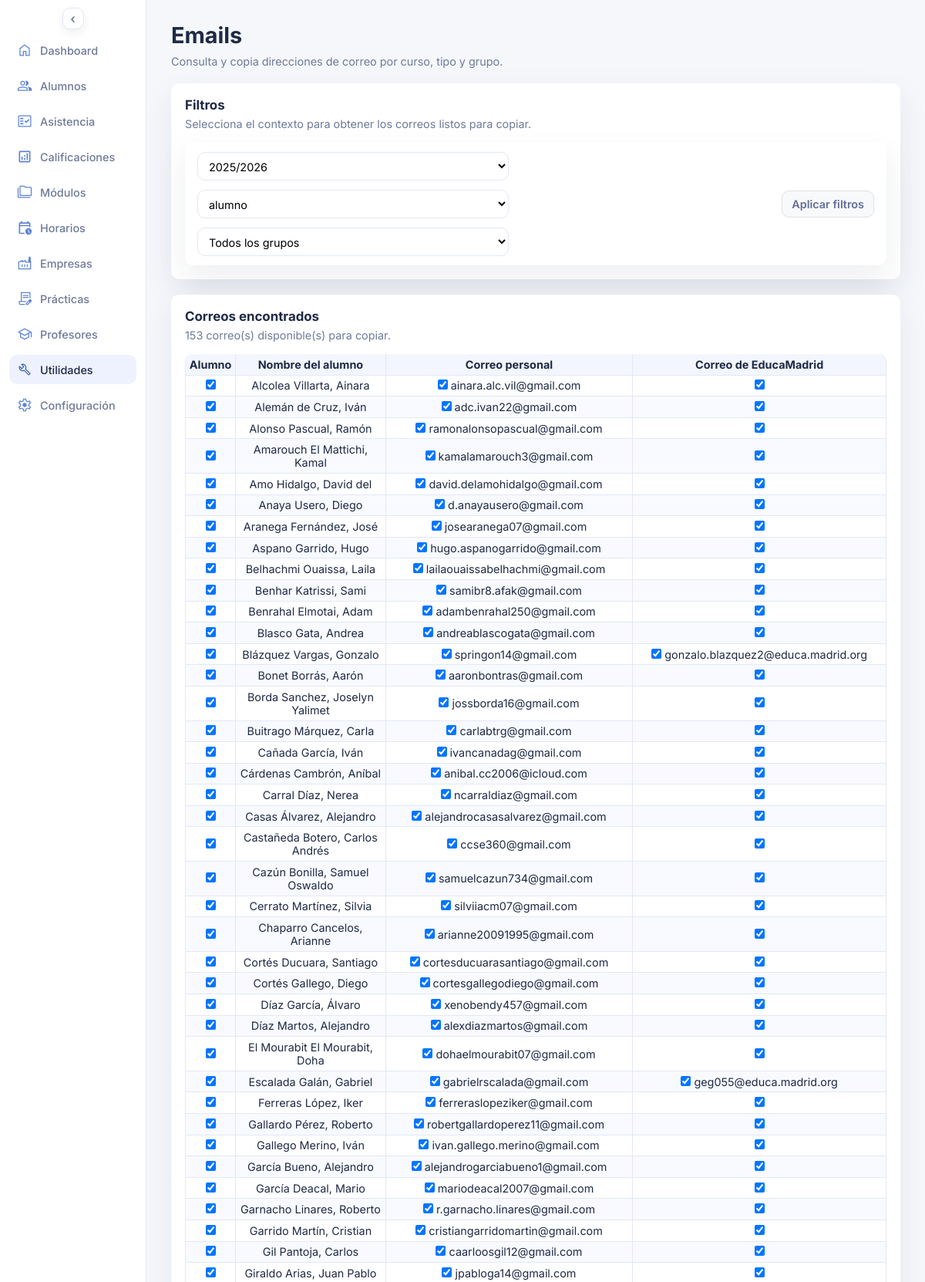
Screenshot of /emails.php (upper part) with the database file from the repository.
### tables this page shows
CREATE TABLE `alumnos` (
  `id_alumno` int(10) UNSIGNED NOT NULL,
  `nia` varchar(20) DEFAULT NULL,
  `dni` varchar(20) DEFAULT NULL,
  `seg_soc` varchar(20) DEFAULT NULL,
  `apellido1` varchar(60) NOT NULL,
  `apellido2` varchar(60) DEFAULT NULL,
  `nombre` varchar(60) NOT NULL,
  `fecha_nacimiento` date DEFAULT NULL,
  `horas_ffe_aprobadas` smallint(5) UNSIGNED DEFAULT NULL,
  `id_provincia` int(10) UNSIGNED DEFAULT NULL,
  `id_localidad` int(10) UNSIGNED DEFAULT NULL,
  `cp` varchar(10) DEFAULT NULL,
  `repite_curso` tinyint(1) DEFAULT 0,
  `nombre_tutor1` varchar(60) DEFAULT NULL,
  `telefono_tutor1` varchar(20) DEFAULT NULL,
  `correo_tutor1` varchar(150) DEFAULT NULL,
  `nombre_tutor2` varchar(60) DEFAULT NULL,
  `telefono_tutor2` varchar(20) DEFAULT NULL,
  `correo_tutor2` varchar(150) DEFAULT NULL,
  `faltas_10_dia` date DEFAULT NULL,
  `faltas_10_cantidad` smallint(5) UNSIGNED NOT NULL DEFAULT 0,
  `faltas_15_dia` date DEFAULT NULL,
  `faltas_15_cantidad` smallint(5) UNSIGNED NOT NULL DEFAULT 0,
  `comentarios` text DEFAULT NULL
);

### emails.php (the view, shortened to what this page needs)
<?php
$pdo = db();
$cursos_stmt = $pdo->query('SELECT id_curso_escolar, curso_escolar, activo FROM cursos_escolares ORDER BY activo DESC, id_curso_escolar DESC');
$cursos_escolares = $cursos_stmt->fetchAll(PDO::FETCH_ASSOC);
$curso_activo_id = 0;
foreach ($cursos_escolares as $curso_item) {
  if ((int) ($curso_item['activo'] ?? 0) === 1) {
    $curso_activo_id = (int) $curso_item['id_curso_escolar'];
    break;
  }
}
$curso_escolar_id = isset($_GET['id_curso_escolar']) && ctype_digit((string) $_GET['id_curso_escolar'])
  ? (int) $_GET['id_curso_escolar']
  : $curso_activo_id;
$tipo = (string) ($_GET['tipo'] ?? 'alumno');
$emails = [];
$alumnos = [];
if ($tipo === 'alumno') {
  $sql_alumnos =
    'SELECT
      a.id_alumno,
      a.apellido1,
      a.apellido2,
      a.nombre,
      MIN(CASE
        WHEN TRIM(COALESCE(c.etiqueta, "")) = "Personal" THEN TRIM(COALESCE(c.direccion_correo, ""))
        ELSE NULL
      END) AS correo_personal,
      MIN(CASE
        WHEN TRIM(COALESCE(c.etiqueta, "")) = "EducaMadrid" THEN TRIM(COALESCE(c.direccion_correo, ""))
        ELSE NULL
      END) AS correo_educamadrid
     FROM alumno_curso ac
     INNER JOIN alumnos a ON a.id_alumno = ac.id_alumno
     LEFT JOIN correos c
       ON c.id_entidad = a.id_alumno
      AND c.entidad_tipo = "alumno"
     WHERE ac.id_curso_escolar = :id_curso_escolar';
  $params_alumnos = ['id_curso_escolar' => $curso_escolar_id];
  $sql_alumnos .= '
     GROUP BY a.id_alumno, a.apellido1, a.apellido2, a.nombre
     ORDER BY a.apellido1, a.apellido2, a.nombre';
  $emails_stmt = $pdo->prepare($sql_alumnos);
  $emails_stmt->execute($params_alumnos);
  $alumnos = $emails_stmt->fetchAll(PDO::FETCH_ASSOC);
  $alumnos_seleccionados = [];
  $correos_personales_seleccionados = [];
  $correos_educamadrid_seleccionados = [];
  $seleccion_manual = isset($_GET['seleccion']) && (string) $_GET['seleccion'] === '1';
  foreach ($alumnos as $alumno_item) {
    $id_alumno_item = (int) ($alumno_item['id_alumno'] ?? 0);
    $correo_personal_item = trim((string) ($alumno_item['correo_personal'] ?? ''));
    $correo_educamadrid_item = trim((string) ($alumno_item['correo_educamadrid'] ?? ''));
    $incluir_correo_personal = $seleccion_manual
      ? in_array($id_alumno_item, $correos_personales_seleccionados, true)
      : true;
    if ($incluir_correo_personal && $correo_personal_item !== '') {
      $emails[] = $correo_personal_item;
    }
    $incluir_correo_educamadrid = $seleccion_manual
      ? in_array($id_alumno_item, $correos_educamadrid_seleccionados, true)
      : true;
    if ($incluir_correo_educamadrid && $correo_educamadrid_item !== '') {
      $emails[] = $correo_educamadrid_item;
    }
  }
}
$emails = array_values(array_unique(array_filter(array_map(static fn ($email): string => trim((string) $email), $emails), static fn (string $email): bool => $email !== '')));
?>
<!DOCTYPE html>
<html lang="es">
<head>
  <link rel="stylesheet" href="assets/styles.css">
</head>
<body>
  <div class="page">
    <?php require __DIR__ . '/includes/sidebar.php'; ?>
    <main class="content">
      <header class="header">
        <div>
          <h1>Emails</h1>
          <p class="subheading">Consulta y copia direcciones de correo por curso, tipo y grupo.</p>
        </div>
      </header>
      <section class="panel">
        <div class="panel-header">
          <h3>Filtros</h3>
          <p>Selecciona el contexto para obtener los correos listos para copiar.</p>
        </div>
        <form class="topbar" method="get">
          <div class="topbar-actions">
            <label class="calendar-select">
              <select name="id_curso_escolar">
                <?php foreach ($cursos_escolares as $curso): ?>
                  <option value="<?php echo (int) $curso['id_curso_escolar']; ?>" <?php echo (int) $curso['id_curso_escolar'] === $curso_escolar_id ? 'selected' : ''; ?>>
                    <?php echo htmlspecialchars((string) $curso['curso_escolar'], ENT_QUOTES, 'UTF-8'); ?>
                  </option>
                <?php endforeach; ?>
              </select>
            </label>
            <label class="calendar-select">
              <select name="tipo">
                <option value="alumno" <?php echo $tipo === 'alumno' ? 'selected' : ''; ?>>alumno</option>
              </select>
            </label>
            <?php if ($tipo === 'alumno'): ?>
              <label class="calendar-select">
                <select name="id_grupo">
                  <option value="">Todos los grupos</option>
                </select>
              </label>
            <?php endif; ?>
          </div>
          <button type="submit" class="edit-toggle">Aplicar filtros</button>
        </form>
      </section>
      <section class="panel">
        <div class="panel-header">
          <h3>Correos encontrados</h3>
          <p><?php echo count($emails); ?> correo(s) disponible(s) para copiar.</p>
        </div>
        <?php if ($tipo === 'alumno'): ?>
          <form class="panel-grid" method="get">
            <table>
              <thead>
                <tr>
                  <th>Alumno</th>
                  <th>Nombre del alumno</th>
                  <th>Correo personal</th>
                  <th>Correo de EducaMadrid</th>
                </tr>
              </thead>
              <tbody>
                <?php foreach ($alumnos as $alumno): ?>
                  <?php
                  $id_alumno = (int) ($alumno['id_alumno'] ?? 0);
                  $apellido1 = trim((string) ($alumno['apellido1'] ?? ''));
                  $apellido2 = trim((string) ($alumno['apellido2'] ?? ''));
                  $nombre = trim((string) ($alumno['nombre'] ?? ''));
                  $correo_personal = trim((string) ($alumno['correo_personal'] ?? ''));
                  $correo_educamadrid = trim((string) ($alumno['correo_educamadrid'] ?? ''));
                  $nombre_completo = sprintf('%s%s, %s', $apellido1, $apellido2 !== '' ? ' ' . $apellido2 : '', $nombre);
                  $alumno_checked = !isset($_GET['seleccion']) || in_array($id_alumno, $alumnos_seleccionados, true);
                  $correo_personal_checked = !isset($_GET['seleccion']) || in_array($id_alumno, $correos_personales_seleccionados, true);
                  $correo_educamadrid_checked = !isset($_GET['seleccion']) || in_array($id_alumno, $correos_educamadrid_seleccionados, true);
                  ?>
                  <tr>
                    <td><input type="checkbox" name="alumnos[]" value="<?php echo $id_alumno; ?>" <?php echo $alumno_checked ? 'checked' : ''; ?>></td>
                    <td><?php echo htmlspecialchars($nombre_completo, ENT_QUOTES, 'UTF-8'); ?></td>
                    <td>
                      <input type="checkbox" name="correos_personales[]" value="<?php echo $id_alumno; ?>" <?php echo $correo_personal_checked ? 'checked' : ''; ?>>
                      <?php echo htmlspecialchars($correo_personal, ENT_QUOTES, 'UTF-8'); ?>
                    </td>
                    <td>
                      <input type="checkbox" name="correos_educamadrid[]" value="<?php echo $id_alumno; ?>" <?php echo $correo_educamadrid_checked ? 'checked' : ''; ?>>
                      <?php echo htmlspecialchars($correo_educamadrid, ENT_QUOTES, 'UTF-8'); ?>
                    </td>
                  </tr>
                <?php endforeach; ?>
              </tbody>
            </table>
          </form>
        <?php endif; ?>
      </section>
    </main>
  </div>
</body>
</html>

### assets/styles.css (style rules this page uses)
* { box-sizing: border-box; margin: 0; padding: 0; font-family: "Inter", system-ui, sans-serif; }
body { background: var(--bg); color: var(--text); font-size: 0.9rem; }
.page { display: grid; grid-template-columns: 190px 1fr; min-height: 100vh; transition: grid-template-columns 0.2s ease; }
.content { padding: 28px 32px; display: flex; flex-direction: column; gap: 20px; }
.topbar { display: flex; justify-content: space-between; align-items: center; gap: 24px; background: var(--card); border-radius: 10px; padding: 12px 16px; box-shadow: var(--shadow); }
.topbar-actions { display: flex; gap: 12px; flex-wrap: wrap; }
.header { display: flex; justify-content: space-between; gap: 16px; align-items: flex-start; }
.subheading { color: var(--muted); margin-top: 8px; max-width: 640px; white-space: nowrap; }
.primary-button, .ghost-button, .edit-toggle { border-radius: 10px; padding: 8px 12px; font-weight: 600; font-size: 0.9rem; cursor: pointer; transition: background-color 0.2s ease, border-color 0.2s ease, color 0.2s ease; box-shadow: none; }
.edit-toggle { border: 1px solid #dee2e6; background: #f8f9fa; color: #5f6f99; }
.panel { background: var(--card); border-radius: 10px; padding: 18px; box-shadow: var(--shadow); display: flex; flex-direction: column; gap: 16px; }
.panel-header p { color: var(--muted); margin-top: 6px; }
.panel-grid { display: grid; gap: 10px; }
@media (min-width: 981px) { .panel-grid table { border-collapse: separate; border-spacing: 0; width: 100%; } }
@media (min-width: 981px) { .panel-grid thead th { background: #f3f6ff; border-bottom: 1px solid var(--border); } }
@media (min-width: 981px) { .panel-grid thead th, .panel-grid tbody td { padding: 0.3rem; text-align: center; } }
@media (min-width: 981px) { .panel-grid tbody td { border-bottom: 1px solid var(--border); transition: background-color 0.18s ease; } }
@media (min-width: 981px) { .panel-grid tbody tr:nth-child(even) td { background: #f8faff; } }
@media (min-width: 981px) { .panel-grid th, .panel-grid td { border-right: 1px solid var(--border); } }
@media (min-width: 981px) { .panel-grid th:first-child, .panel-grid td:first-child { border-left: 1px solid var(--border); } }
@media (min-width: 981px) { .panel-grid thead th:first-child { border-top-left-radius: 10px; } }
@media (min-width: 981px) { .panel-grid thead th:last-child { border-top-right-radius: 10px; } }
.calendar-select { display: flex; flex-direction: column; gap: 4px; font-weight: 600; color: var(--text); width: 100%; }
.calendar-select select { border: 1px solid var(--border); border-radius: 10px; padding: 8px 10px; font-size: 0.9rem; background: #fff; min-width: 0; width: 100%; }

### rows the page displays
alumnos: nombre_completo "Alcolea Villarta, Ainara", correo_personal "ainara.alc.vil@gmail.com"
alumnos: nombre_completo "Alemán de Cruz, Iván", correo_personal "adc.ivan22@gmail.com"
alumnos: nombre_completo "Alonso Pascual, Ramón", correo_personal "ramonalonsopascual@gmail.com"
alumnos: nombre_completo "Amarouch El Mattichi, Kamal", correo_personal "kamalamarouch3@gmail.com"
alumnos: nombre_completo "Amo Hidalgo, David del", correo_personal "david.delamohidalgo@gmail.com"
alumnos: nombre_completo "Anaya Usero, Diego", correo_personal "d.anayausero@gmail.com"
alumnos: nombre_completo "Aranega Fernández, José", correo_personal "josearanega07@gmail.com"
alumnos: nombre_completo "Aspano Garrido, Hugo", correo_personal "hugo.aspanogarrido@gmail.com"
alumnos: nombre_completo "Belhachmi Ouaissa, Laila", correo_personal "lailaouaissabelhachmi@gmail.com"
alumnos: nombre_completo "Benhar Katrissi, Sami", correo_personal "samibr8.afak@gmail.com"
alumnos: nombre_completo "Benrahal Elmotai, Adam", correo_personal "adambenrahal250@gmail.com"
alumnos: nombre_completo "Blasco Gata, Andrea", correo_personal "andreablascogata@gmail.com"
alumnos: nombre_completo "Blázquez Vargas, Gonzalo", correo_personal "springon14@gmail.com", correo_educamadrid "gonzalo.blazquez2@educa.madrid.org"
alumnos: nombre_completo "Bonet Borrás, Aarón", correo_personal "aaronbontras@gmail.com"
alumnos: nombre_completo "Borda Sanchez, Joselyn Yalimet", correo_personal "jossborda16@gmail.com"
alumnos: nombre_completo "Buitrago Márquez, Carla", correo_personal "carlabtrg@gmail.com"
alumnos: nombre_completo "Cañada García, Iván", correo_personal "ivancanadag@gmail.com"
alumnos: nombre_completo "Cárdenas Cambrón, Aníbal", correo_personal "anibal.cc2006@icloud.com"
alumnos: nombre_completo "Carral Díaz, Nerea", correo_personal "ncarraldiaz@gmail.com"
alumnos: nombre_completo "Casas Álvarez, Alejandro", correo_personal "alejandrocasasalvarez@gmail.com"
alumnos: nombre_completo "Castañeda Botero, Carlos Andrés", correo_personal "ccse360@gmail.com"
alumnos: nombre_completo "Cazún Bonilla, Samuel Oswaldo", correo_personal "samuelcazun734@gmail.com"
alumnos: nombre_completo "Cerrato Martínez, Silvia", correo_personal "silviiacm07@gmail.com"
alumnos: nombre_completo "Chaparro Cancelos, Arianne", correo_personal "arianne20091995@gmail.com"
alumnos: nombre_completo "Cortés Ducuara, Santiago", correo_personal "cortesducuarasantiago@gmail.com"
alumnos: nombre_completo "Cortés Gallego, Diego", correo_personal "cortesgallegodiego@gmail.com"
alumnos: nombre_completo "Díaz García, Álvaro", correo_personal "xenobendy457@gmail.com"
alumnos: nombre_completo "Díaz Martos, Alejandro", correo_personal "alexdiazmartos@gmail.com"
alumnos: nombre_completo "El Mourabit El Mourabit, Doha", correo_personal "dohaelmourabit07@gmail.com"
alumnos: nombre_completo "Escalada Galán, Gabriel", correo_personal "gabrielrscalada@gmail.com", correo_educamadrid "geg055@educa.madrid.org"
alumnos: nombre_completo "Ferreras López, Iker", correo_personal "ferreraslopeziker@gmail.com"
alumnos: nombre_completo "Gallardo Pérez, Roberto", correo_personal "robertgallardoperez11@gmail.com"
alumnos: nombre_completo "Gallego Merino, Iván", correo_personal "ivan.gallego.merino@gmail.com"
alumnos: nombre_completo "García Bueno, Alejandro", correo_personal "alejandrogarciabueno1@gmail.com"
alumnos: nombre_completo "García Deacal, Mario", correo_personal "mariodeacal2007@gmail.com"
alumnos: nombre_completo "Garnacho Linares, Roberto", correo_personal "r.garnacho.linares@gmail.com"
alumnos: nombre_completo "Garrido Martín, Cristian", correo_personal "cristiangarridomartin@gmail.com"
alumnos: nombre_completo "Gil Pantoja, Carlos", correo_personal "caarloosgil12@gmail.com"
alumnos: nombre_completo "Giraldo Arias, Juan Pablo", correo_personal "jpabloga14@gmail.com"

### other values shown
$item['label'] "Dashboard"
$item['label'] "Alumnos"
$item['label'] "Asistencia"
$item['label'] "Calificaciones"
$item['label'] "Módulos"
$item['label'] "Horarios"
$item['label'] "Empresas"
$item['label'] "Prácticas"
$item['label'] "Profesores"
$item['label'] "Utilidades"
$item['label'] "Configuración"
count($emails) "153"
form field id_curso_escolar "2025/2026"
